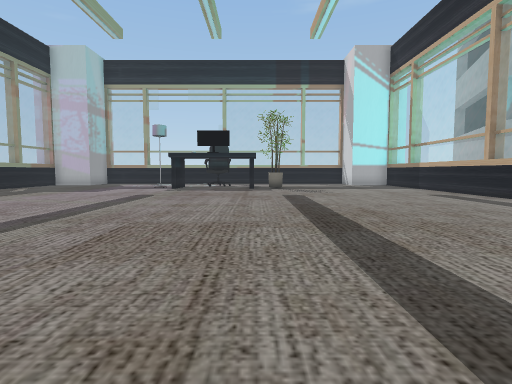
[1] (above)

13 first-person views from a walk through a Unity game level. The camera is 1.5 m above the floor, tilts 4° down and sees 80° across. The floor is counted in squares, 1.8 m on a side. Each view is taken from the middle of a square. On the plan, view 1 faces up. The plan holds only what a view shows up to about 11 squares ahead; the rest is blank. The place goes on beyond the plan. The player character is not drawn.

[2]
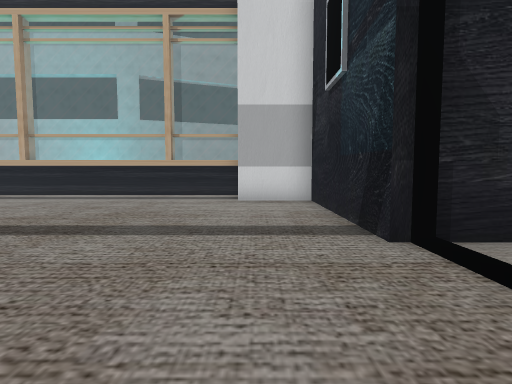

[3]
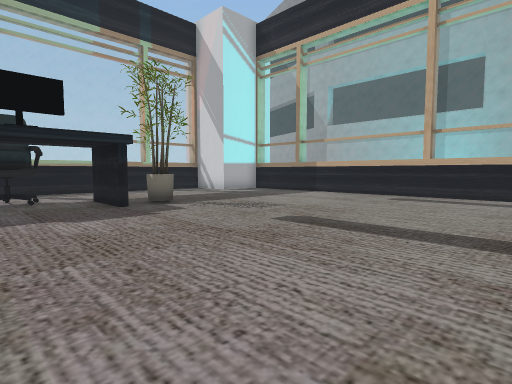

[4]
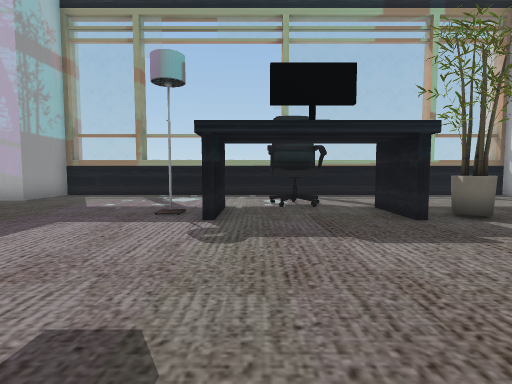

[5]
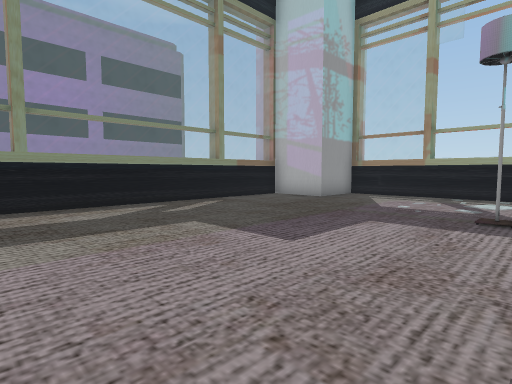

[6]
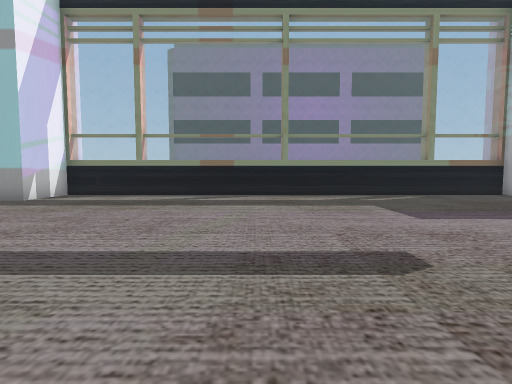

[7]
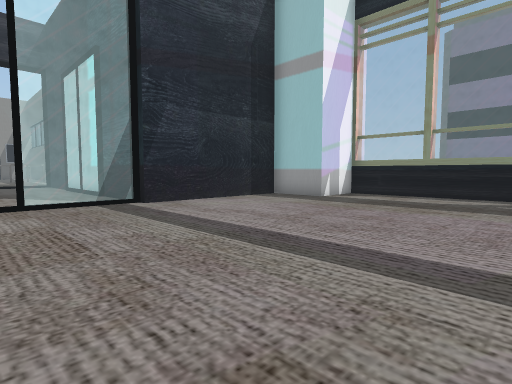

[8]
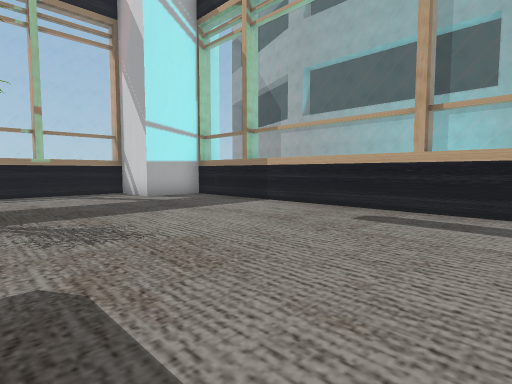

[9]
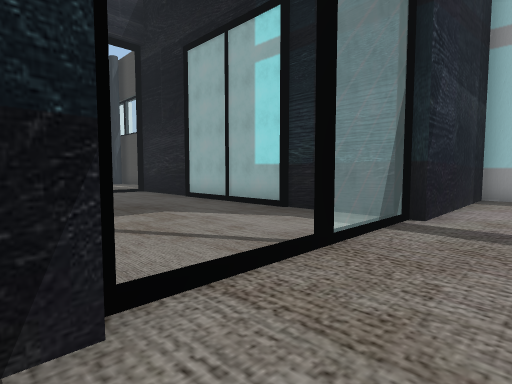

[10]
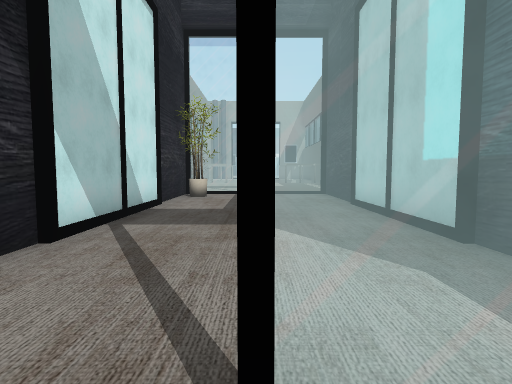

[11]
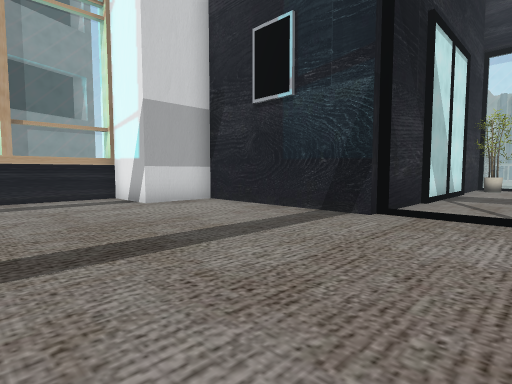

[12]
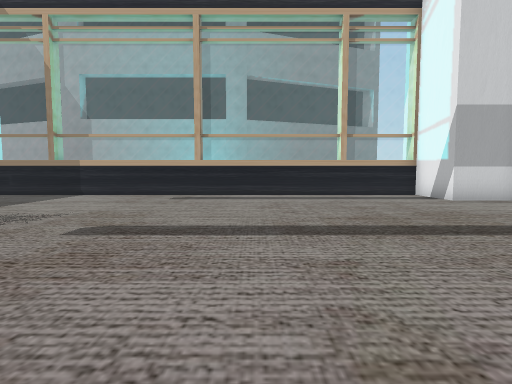

[13]
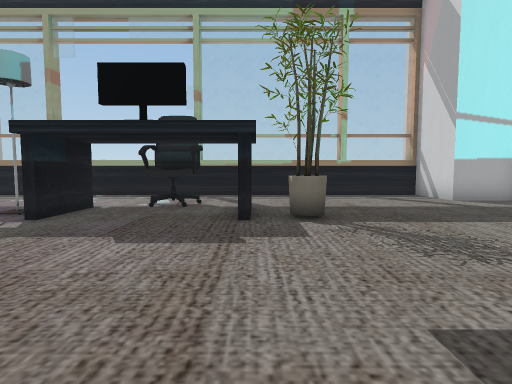

### Floor plan
Key: @ floor where view 1 was taken; # wall or solid block; . floor; = window, fence, low wall or low ledge; C chair; P plant; L lamp.
Columns run from 12 left of view 1 to 8 right of it. Each row starts with its distance up from view 1.
 20   #################
 19   #...............#
 18 ###...............###
 17 #.........C.........#
 16 #.......#CC.........#
 15 #......L#...#P......#
 14 #...................#
 13 #...................#
 12 #...................#
 11 #...................#
 10 #...................#
  9 #...................#
  8 #...................#
  7 #...................#
  6 #...................#
  5 #...................#
  4 #...................#
  3 #...................#
  2 ###...............###
  1   #...............#
  0   ######===.@######
 -1        #.....#
 -2        #.....#
 -3        #.....#
 -4        #.....#
 -5        #.....#
 -6        #.....#
 -7        #.....#
 -8        #.. ..#

Where each view was taken, in squares from view 1:
view 1: 0 up, 0 right, facing up
view 2: 2 up, 3 left, facing right
view 3: 7 up, 3 left, facing up-right
view 4: 9 up, 3 left, facing up
view 5: 9 up, 4 left, facing up-left
view 6: 9 up, 1 left, facing left
view 7: 8 up, 1 left, facing down-left
view 8: 8 up, 1 right, facing up-right
view 9: 2 up, 1 right, facing down-left
view 10: 1 up, 2 left, facing down
view 11: 6 up, 2 left, facing down-right
view 12: 8 up, 3 left, facing right
view 13: 9 up, 0 right, facing up
